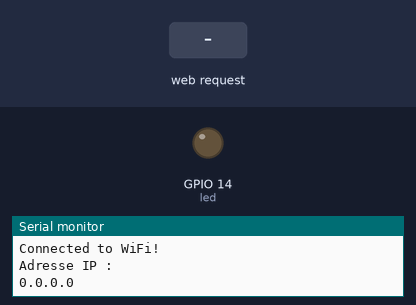
A sketch run on a simulated ESP8266 (NodeMCU). On the bench: output pins drawn as LEDs (lit = HIGH), the last lines printed to the serial monitor. The inputs (shaded band) are chosen by the test bench.

Above: at 4.2 s.
4.3 s: HTTP request GET /off received
5.8 s: HTTP request GET /on received
At 6.6 s:
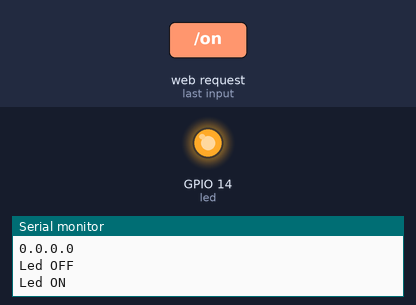
Timing chart, 0 to 8.8 s (numbered marks = the images above; inputs shaded):
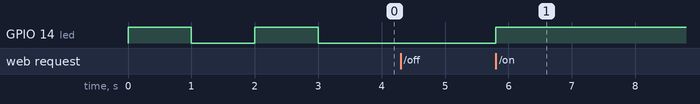

The sketch:

projet2.ino
```cpp
#include "index.h"
#include <ESP8266WiFi.h>
#include <ESP8266HTTPClient.h>
#include <ESP8266WebServer.h>

#define ledPin 14

#define led 14

IPAddress local_ip(192, 168, 0, 1);
IPAddress gateway(192, 168, 0, 1);
IPAddress subnet(255, 255, 255, 0);

ESP8266WebServer  server(80);

void setup() {

  Serial.begin(115200);

  pinMode(led, OUTPUT);

  //
  Serial.println("\n[*] Creating AP");
  WiFi.mode(WIFI_AP);
  WiFi.softAPConfig(local_ip, gateway, subnet);
  WiFi.softAP("esp", "");
  Serial.print("[+] AP Created with IP Gateway ");
  Serial.println(WiFi.softAPIP());

  //
  digitalWrite(led, HIGH);
  delay(1000);
  digitalWrite(led, LOW);
  delay(1000);
  digitalWrite(led, HIGH);
  delay(1000);
  digitalWrite(led, LOW);
  //

  Serial.println("Connected to WiFi!");
  Serial.println("Adresse IP : ");
  Serial.println(WiFi.localIP());

  server.on("/", handleRoot);
  server.on("/off", handleOff);
  server.on("/on", handleOn);
  server.begin();
}

void handleRoot() {
  String message = MAIN_page;
  server.send(200, "text/html", message);
}

void handleOn() {
  Serial.println("Led ON");
  digitalWrite(led, HIGH);

  String message = MAIN_page;
  server.send(200, "text/html", message);
}

void handleOff() {
  Serial.println("Led OFF");
  digitalWrite(led, LOW);

  String message = MAIN_page;
  server.send(200, "text/html", message);
}

void loop() {
  server.handleClient();
}
```

index.h
```cpp
const char MAIN_page[] PROGMEM = R"=====(
<!DOCTYPE html>
<html>

<head>
  <title>LED on/off </title>
  <style>
    .container {
  background-color: transparent;
  background-image: radial-gradient(#000000 1px, #e5e5f7 1px);
  background-size: 30px 30px;
  width: 100%;
  height: 100%;
}


    #switch {
      visibility: hidden;
      clip: rect(0 0 0 0);
      position: absolute;
      left: 9999px;
    }

    .switch {
      display: block;
      width: 130px;
      height: 60px;
      margin: 70px auto;
      position: relative;
      background: #ced8da;
      background: linear-gradient(left, #ced8da 0%, #d8e0e3 29%, #ccd4d7 34%, #d4dcdf 62%, #fff9f4 68%, #e1e9ec 74%, #b7bfc2 100%);
      filter: progid:DXImageTransform.Microsoft.gradient(startColorstr='#ced8da', endColorstr='#b7bfc2', GradientType=1);
      transition: all 0.2s ease-out;
      cursor: pointer;
      border-radius: 0.35em;
      box-shadow: 0 0 1px 2px rgba(0, 0, 0, 0.7),
        inset 0 2px 0 rgba(255, 255, 255, 0.6),
        inset 0 -1px 0 1px rgba(0, 0, 0, 0.3),
        0 8px 10px rgba(0, 0, 0, 0.15);
    }

    .switch:before {
      display: block;
      position: absolute;
      left: -35px;
      right: -35px;
      top: -25px;
      bottom: -25px;
      z-index: -2;
      content: "";
      border-radius: 0.4em;
      background: #d5dde0;
      background: linear-gradient(#d7dfe2, #bcc7cd);
      box-shadow: inset 0 2px 0 rgba(255, 255, 255, 0.6),
        inset 0 -1px 1px 1px rgba(0, 0, 0, 0.3),
        0 0 8px 2px rgba(0, 0, 0, 0.2),
        0 2px 4px 2px rgba(0, 0, 0, 0.1);
      pointer-events: none;
      transition: all 0.2s ease-out;
    }

    .switch:after {
      content: "";
      position: absolute;
      right: -25px;
      top: 50%;
      width: 16px;
      height: 16px;
      border-radius: 50%;
      background: #788b91;
      margin-top: -8px;
      z-index: -1;
      box-shadow: inset 0 -1px 8px rgba(0, 0, 0, 0.7),
        inset 0 -2px 2px rgba(0, 0, 0, 0.2),
        0 1px 0 white,
        0 -1px 0 rgba(0, 0, 0, 0.5),
        -47px 32px 15px 13px rgba(0, 0, 0, 0.25);
    }

    #switch:checked~.switch {
      background: #b7bfc2;
      background: linear-gradient(to right, #b7bfc2 0%, #e1e9ec 26%, #fff9f4 32%, #d4dcdf 38%, #ccd4d7 66%, #d8e0e3 71%, #ced8da 100%);
      filter: progid:DXImageTransform.Microsoft.gradient(startColorstr='#b7bfc2', endColorstr='#ced8da', GradientType=1);
    }

    #switch:checked~.switch:after {
      background: #b1ffff;
      box-shadow: inset 0 -1px 8px rgba(0, 0, 0, 0.7),
        inset 0 -2px 2px rgba(0, 0, 0, 0.2),
        0 1px 0 white,
        0 -1px 0 rgba(0, 0, 0, 0.5),
        -110px 32px 15px 13px rgba(0, 0, 0, 0.25);
    }


  </style>
</head>

<body class="container">

  <input name="switch" id="switch" type="checkbox">
  <label class="switch" for="switch"></label>


  <script>
    document.getElementById('switch').addEventListener('change', function() {
      if(this.checked) {
        // navigate to a new page "/off"
        var xhr = new XMLHttpRequest();
        xhr.open("GET", "/off", true);
        xhr.send();
        //window.location.href = "/off";
      } else {
        // navigate to a new page "/on"
        var xhr = new XMLHttpRequest();
        xhr.open("GET", "/on", true);
        xhr.send();
      }
    });
  </script>
</body>

</html>
)=====";
```

Measured:
- after the input at 5.8 s, GPIO 14 (led): LOW → HIGH at once
